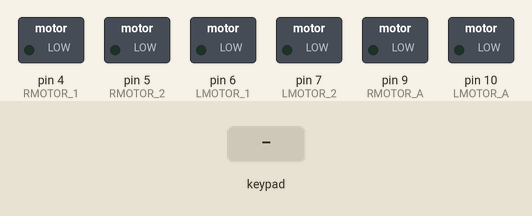
This sketch was run on a simulated Arduino Uno, built with avr-gcc and run on an emulated ATmega328P. Shown: switched loads named in the sketch (green lamp = pin HIGH). The test bench sets the inputs (shaded band).

Above: at 1.2 s.
1.3 s: key 'U' pressed
At 1.5 s:
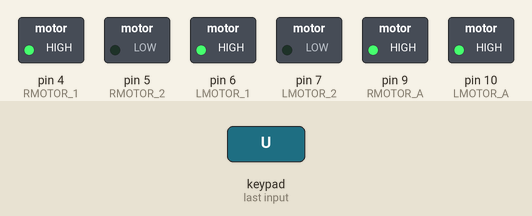
3.2 s: key 'D' pressed
At 3.4 s:
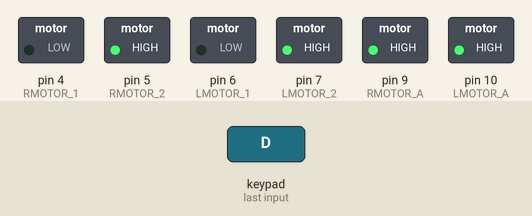
5.1 s: key 'L' pressed
At 5.3 s:
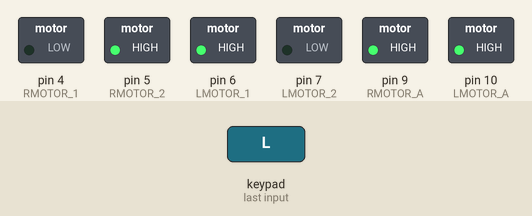
7.0 s: key 'R' pressed
At 7.2 s:
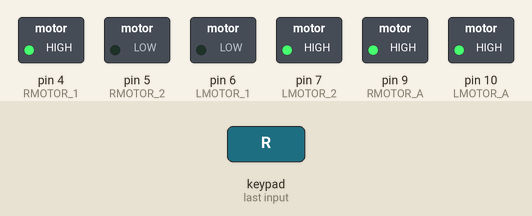
Timing chart, 0 to 9.9 s (numbered marks = the images above; inputs shaded):
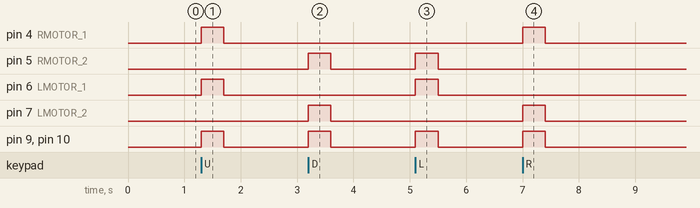

The sketch:

t3_battleboat_sketch.ino
```cpp
#define CUSTOM_SETTINGS
#define INCLUDE_GAMEPAD_MODULE
#include <Dabble.h>

#define RMOTOR_1 4
#define RMOTOR_2 5
#define LMOTOR_1 6
#define LMOTOR_2 7

#define RMOTOR_A 9
#define LMOTOR_A 10

#define MAXSPEED 255

//#define OVERRIDE_REMOTE_CONTROL 0.5
//#define DO_PRINTOUT

void drive_single(uint32_t p1, uint32_t p2, uint32_t ps, float req) {
  uint32_t spd = (uint32_t)(abs(req) * MAXSPEED);
  if (abs(req) <= 0.1) {
    digitalWrite(p1, LOW);
    digitalWrite(p2, LOW);
  } else if (req < 0) {
    digitalWrite(p1, LOW);
    digitalWrite(p2, HIGH);
  } else {
    digitalWrite(p1, HIGH);
    digitalWrite(p2, LOW);
  }

  analogWrite(ps, spd);
}

void drive(float l_req, float r_req) {
  drive_single(LMOTOR_1, LMOTOR_2, LMOTOR_A, l_req);
  drive_single(RMOTOR_1, RMOTOR_2, RMOTOR_A, r_req);
}

void setup() {
  pinMode(LMOTOR_1, OUTPUT);
  pinMode(LMOTOR_2, OUTPUT);
  pinMode(RMOTOR_1, OUTPUT);
  pinMode(RMOTOR_2, OUTPUT);

  pinMode(LMOTOR_A, OUTPUT);
  pinMode(RMOTOR_A, OUTPUT);

  Serial.begin(250000);
  Dabble.begin(9600);
}

void loop() {
  Dabble.processInput();

  float l_req = 0.0;
  float r_req = 0.0;

#ifdef OVERRIDE_REMOTE_CONTROL
  l_req = 0.5;
  r_req = 0.5;
#else
  float steer = GamePad.getXaxisData() / 7.0;

  float fwd = (GamePad.isCirclePressed() ? 1.0 : (GamePad.isCrossPressed() ? -1.0 : 0.0));
  float afwd = GamePad.getYaxisData() / 7.0;

  if (abs(afwd) > 0.2) {
    fwd += afwd;
  }

  l_req = fwd - steer;
  r_req = fwd + steer;

  if (l_req > 1.0) l_req = 1.0;
  if (l_req < -1.0) l_req = -1.0;
  if (r_req > 1.0) r_req = 1.0;
  if (r_req < -1.0) r_req = -1.0;
#endif

  drive(l_req, r_req);

#ifdef DO_PRINTOUT
  Serial.print("L:");
  Serial.print(l_req);
  Serial.print(", R:");
  Serial.println(r_req);
#endif
}
```

Measured:
- after the input at 1.3 s, pin 4 (RMOTOR_1), pin 6 (LMOTOR_1), pin 9 (RMOTOR_A), pin 10 (LMOTOR_A): LOW → HIGH at once, → LOW 0.40 s later
- after the input at 3.2 s, pin 5 (RMOTOR_2), pin 7 (LMOTOR_2), pin 9 (RMOTOR_A), pin 10 (LMOTOR_A): LOW → HIGH at once, → LOW 0.40 s later
- after the input at 5.1 s, pin 5 (RMOTOR_2), pin 6 (LMOTOR_1), pin 9 (RMOTOR_A), pin 10 (LMOTOR_A): LOW → HIGH at once, → LOW 0.40 s later
- after the input at 7.0 s, pin 4 (RMOTOR_1), pin 7 (LMOTOR_2), pin 9 (RMOTOR_A), pin 10 (LMOTOR_A): LOW → HIGH at once, → LOW 0.40 s later
